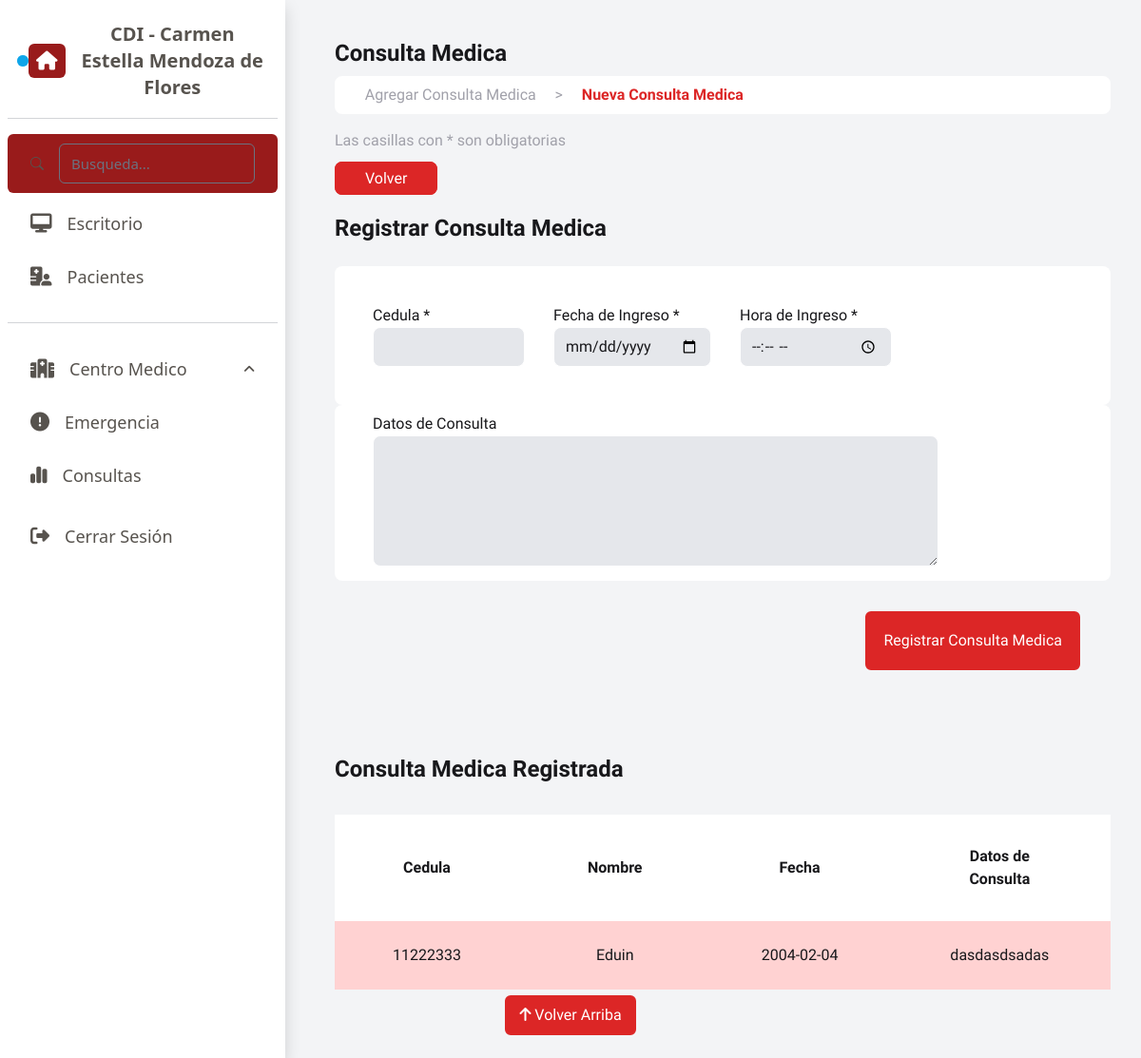
Page /vista/consultasm.php on the committed database.
### tables this page shows
CREATE TABLE `consultasm` (
  `cod_consulta` int NOT NULL AUTO_INCREMENT,
  `fechadeingreso` varchar(10) NOT NULL,
  `cedulac` varchar(10) NOT NULL,
  `datosdeconsulta` varchar(1500) NOT NULL,
  `horaingreso` varchar(45) NOT NULL,
  PRIMARY KEY (`cod_consulta`),
  KEY `cedulac` (`cedulac`),
  CONSTRAINT `consultasm_ibfk_1` FOREIGN KEY (`cedulac`) REFERENCES `pacientes` (`cedula`)
);

CREATE TABLE `pacientes` (
  `cedula` varchar(10) NOT NULL,
  `nombre` varchar(15) NOT NULL,
  `apellido` varchar(15) NOT NULL,
  `fechanac` date DEFAULT NULL,
  `edad` int NOT NULL,
  `telefono` varchar(15) DEFAULT NULL,
  `direccion` varchar(200) DEFAULT NULL,
  `ocupacion` varchar(30) DEFAULT NULL,
  `estadocivil` varchar(10) DEFAULT NULL,
  `habtoxico` varchar(30) DEFAULT NULL,
  `cedulap` varchar(10) NOT NULL,
  PRIMARY KEY (`cedula`),
  KEY `cedulape` (`cedulap`),
  CONSTRAINT `pacientes_ibfk_1` FOREIGN KEY (`cedulap`) REFERENCES `personal` (`cedulap`)
);

### vista/consultasm.php (the view, shortened to what this page needs)
<?php
    $db = conectarBD();
    $cedulac = '';
    $fechadeingreso = '';
    $horaingreso = '';
    require 'comunes/librerias.php';
    require 'comunes/head.php';
?>
<body class="form-consultasm bg-gray-100" style="margin: 2rem 2rem 0 22rem;">
<section class="contenedor text-zinc-900">
    <h1 class="text-2xl py-2">Consulta Medica</h1>
    <p class="text-zinc-400 bg-white border-8 rounded-lg border-white w-100">&nbsp; &nbsp; &nbsp; Agregar Consulta Medica &nbsp; &nbsp; > &nbsp; &nbsp;<span class="text-red-600 font-bold"> Nueva Consulta Medica</span></p>
    <p class="text-zinc-400 py-2 my-2">Las casillas con * son obligatorias</p>
    <a href="?pagina=inicio" class="boton px-4 cursor-pointer" style="margin-top: 200px;">Volver</a>
    <h1 class="text-2xl py-4">Registrar Consulta Medica</h1>
    <form action="?pagina=consultasm"  method="POST"  enctype="multipart/form-data">
        <fieldset class="formulario bg-white p-10 rounded-lg">
            <div>
                <label for="">Cedula *</label>
                <br>
                <input type="text" class="bg-gray-200 rounded-lg border-white" name="cedulac" id="cedulac" value="<?php $cedulac ?>">
            </div>
            <div>
                <label for="">Fecha de Ingreso *</label>
                <br>
                <input type="date" class="bg-gray-200 rounded-lg border-white" name="fechadeingreso" id="fechadeingreso" value="<?php $fechadeingreso ?>">
            </div>
            <div>
                <label for="">Hora de Ingreso *</label>
                <br>
                <input type="time" class="bg-gray-200 rounded-lg border-white" name="horaingreso" id="horaingreso" value="<?php $horaingreso ?>">
            </div>
        </fieldset>
        <fieldset class="formulario bg-white px-10 py-2 rounded-lg">
            <div>
             <label for="">Datos de Consulta</label>
              <textarea class="bg-gray-200 rounded-lg border-white" id="datosdeconsulta" name="datosdeconsulta" rows="5" cols="61" value="<?php $horaingreso ?>" >
              </textarea>
            </div>
        </fieldset>
        <div class="d-flex justify-content-end">
            <button type="submit" class="btn btn-primary m-8 p-3" style="background-color: rgb(220 38 38); border: solid rgb(220 38 38); hover:background-color: rgb(153, 27, 27);" data-bs-toggle="modal" data-bs-target="#registroExitosoModal" data-dismiss="modal" data-timer="5000">Registrar Consulta Medica</button>
        </div>
    </form>
</section>
<section class="contenedor text-zinc-900" style="padding: 2rem 0 4rem 0;">
    <h1 class="text-2xl py-6">Consulta Medica Registrada</h1>
    <table class="my-2 w-full">
        <thead>
            <tr>
                <th>Cedula</th>
                <th>Nombre</th>
                <th>Fecha</th>
                <th>Datos de Consulta</th>
            </tr>
        </thead>
        <tbody>
         <?php $sql = $db->query(" SELECT * FROM pacientes p INNER JOIN consultasm e ON p.cedula = e.cedulac");
            while ($row = $sql->fetch_array()) : ?>
             <tr>
                <td style="padding: 1.5rem;"> <?php echo $row['cedula'];?></td>
                <td> <?php echo $row['nombre'];?></td>
                <td> <?php echo $row['fechadeingreso'];?></td>
                <td> <?php echo $row['datosdeconsulta'];?></td>
            </tr>
            <?php endwhile; ?>
        </tbody>
    </table>
    <div class="fixed-bottom d-flex justify-content-center m-4" id="scroll-to-top">
        <a href="#top" class="btn btn-primary" style="background-color: rgb(220 38 38); border: solid rgb(220 38 38);">
            <i class="fas fa-arrow-up"></i>
            <span>Volver Arriba</span>
        </a>
    </div>
</section>
</body>

### css/style.css (style rules this page uses)
.boton { font-family: 'Sora'; background-color: rgb(220 38 38); border-radius: 0.5rem; border: 0.5rem solid rgb(220 38 38); color: white; }
.contenedor { font-family: 'Sora'; }
.contenedor h1 { font-weight: 900; }
.formulario { display: grid; grid-template-columns: repeat(4, 1fr); gap: 30px; }
input, select { width: 100%; }
tr { text-align: center; }
th { padding: 2rem 4.5rem; background-color: rgb(255, 255, 255); }
table tbody tr:nth-child(odd) { background-color: rgb(255, 210, 210); text-align: center; }

### rows in the picture
consultasm: cedulac.cedula "11222333", cedulac.nombre "Eduin", fechadeingreso "2004-02-04", datosdeconsulta "dasdasdsadas"
